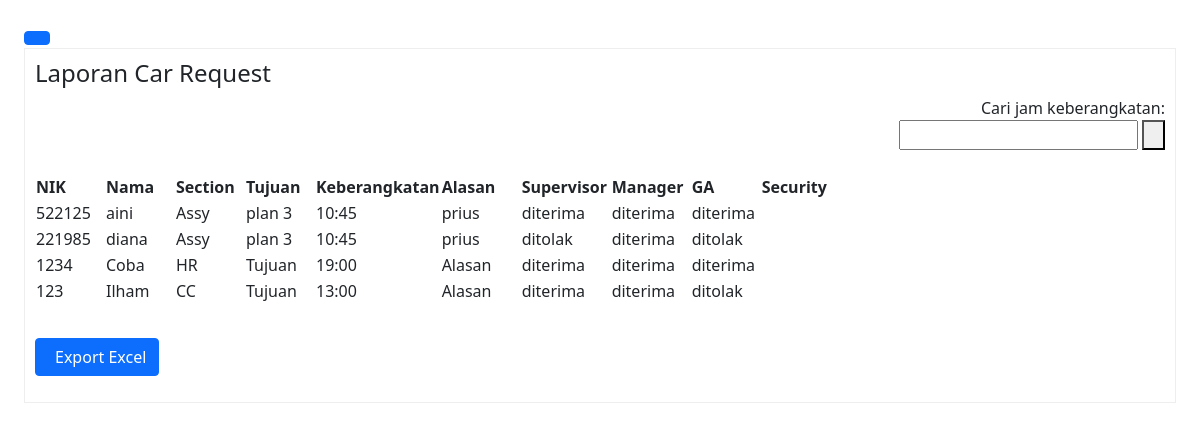
The page /laporan_ga.php (signed in) on the database its author committed.
### tables this page shows
CREATE TABLE `data` (
  `id` int(11) NOT NULL,
  `nik` varchar(200) NOT NULL,
  `nama` varchar(100) NOT NULL,
  `section` varchar(50) NOT NULL,
  `tujuan` varchar(200) NOT NULL,
  `alasan` varchar(1000) NOT NULL,
  `keberangkatan` varchar(200) NOT NULL,
  `status_spv` varchar(100) DEFAULT NULL,
  `status_manager` varchar(100) DEFAULT NULL,
  `status_ga` varchar(100) DEFAULT NULL,
  `security` varchar(100) DEFAULT NULL,
  `notif_supervisor` int(11) NOT NULL DEFAULT 0,
  `notif_manager` int(11) NOT NULL DEFAULT 0,
  `notif_ga` int(11) NOT NULL DEFAULT 0,
  `notif_user` int(11) NOT NULL DEFAULT 0
);

### laporan_ga.php (the view, shortened to what this page needs)
<!DOCTYPE html>
<html lang="en">
<head>
  <link rel="stylesheet" href="http://192.168.29.55:8300/bootstrap.min.css" />
  <link rel="stylesheet" href="http://192.168.29.55:8300/bootstrap-icons.css" />
</head>
<body background="#87CEFA" ;>
  <section class="p-4" id="main-content">
    <button class="btn btn-primary" id="button-toggle">
    </button>
    <div style="border:1px solid rgb(238,238,238); padding:10px; overflow:auto; width:auto; height:auto;">
      <h4>Laporan Car Request</h4>
      <body>
      <form method="GET" action="laporan_ga.php" style="text-align: right;">
        Cari jam keberangkatan:</br><input type="text" name="kata_cari" value="<?php if (isset($_GET['kata_cari'])) { echo $_GET['kata_cari'];
          } ?>" />
        <button type="submit"><i class="bi bi-search" style="margin-right: 7px;"></i></button>
        </form></br>
        <table>
          <thead>
            <tr>
              <th width="70">NIK</td>
              <th width="70">Nama</td>
              <th width="70">Section</td>
              <th width="70">Tujuan</td>
              <th width="70">Keberangkatan</td>
              <th width="80">Alasan</td>
              <th width="90">Supervisor</td>
              <th width="80">Manager</td>
              <th width="70">GA</td>
              <th width="70">Security</td>
            </tr>
          </thead>
          <tbody>
            <?php
            include('koneksi.php');
            if (isset($_GET['kata_cari'])) {
              $kata_cari = $_GET['kata_cari'];
              $query = "SELECT * FROM data WHERE keberangkatan like '%" . $kata_cari . "%'  ORDER BY id ASC";
            } else {
              $query = "SELECT * FROM data ORDER BY id ASC";
            }
            $result = mysqli_query($koneksi, $query);
            while ($row = mysqli_fetch_assoc($result)) {
            ?>
              <tr>
                <td><?php echo $row['nik']; ?></td>
                <td><?php echo $row['nama']; ?></td>
                <td><?php echo $row['section']; ?></td>
                <td><?php echo $row['tujuan']; ?></td>
                <td><?php echo $row['keberangkatan']; ?></td>
                <td><?php echo $row['alasan']; ?></td>
                <td><?php echo $row['status_spv']; ?></td>
                <td><?php echo $row['status_manager']; ?></td>
                <td><?php echo $row['status_ga']; ?></td>
              </tr>
            <?php
            }
            ?>
        </tbody>
        </table></br>
        <a href="laporan car request.php" class="btn btn-primary" target="blank" style="margin-top: 10px; "><i class="fa fa-print" style="margin-right: 7px;"> </i>Export Excel</a>
    </div>
  </section>
</body>
</html>

### laporan_ga.php (style rules this page uses)
a { text-decoration: none; background: #87CEFA; }
#main-content { transition: 0.4s; }

### rows shown on the page
data: nik "522125", nama "aini", section "Assy", tujuan "plan 3", keberangkatan "10:45", alasan "prius", status_spv "diterima", status_manager "diterima", status_ga "diterima"
data: nik "221985", nama "diana", section "Assy", tujuan "plan 3", keberangkatan "10:45", alasan "prius", status_spv "ditolak", status_manager "diterima", status_ga "ditolak"
data: nik "1234", nama "Coba", section "HR", tujuan "Tujuan", keberangkatan "19:00", alasan "Alasan", status_spv "diterima", status_manager "diterima", status_ga "diterima"
data: nik "123", nama "Ilham", section "CC", tujuan "Tujuan", keberangkatan "13:00", alasan "Alasan", status_spv "diterima", status_manager "diterima", status_ga "ditolak"
